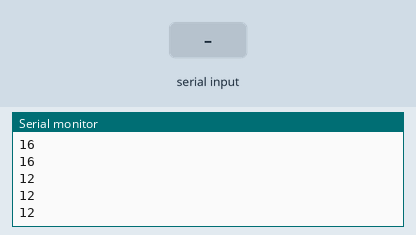
Simulated run of this sketch. Board: Arduino Uno, built with avr-gcc and run on an emulated ATmega328P. Parts: the last lines printed to the serial monitor. The test bench sets the inputs (shaded band).

Above: at 1.2 s.
1.3 s: "a" received over Serial
At 1.48 s:
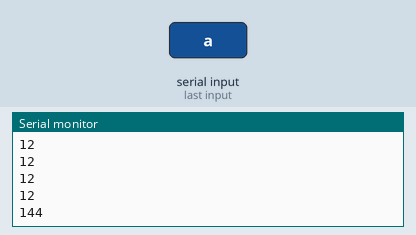
2.8 s: "C" received over Serial
At 2.98 s:
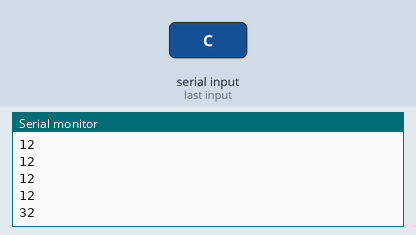
Timing chart, 0 to 5.8 s (numbered marks = the images above; inputs shaded):
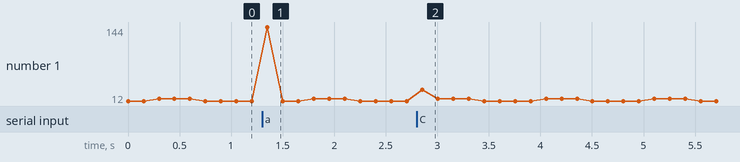

Measured:
- after the input at 1.3 s, the serial monitor: prints a new line after 0.05 s (image 1)
- after the input at 2.8 s, the serial monitor: prints a new line after 0.05 s (image 2)

The sketch:

SlaveComms.ino
```cpp
/*
 *
 * Serial communication between one master device and multiple slave devices.
 * Master requests information and the slaves respond in the format aXXXXXXXXXXX
 * Modified from code provided by Matt Little

 The unit will then send back the data in the following format:
  COMMANDS:
  Where XX is the device ID
  aXXCHIDYY---
  This will change the device ID from XX to YY

  aXXMID?-----
  Where XX is the slave device ID and MI is the message identifier. This will return the voltages as:
  aMIDDDDDDDDD

  multiple types of data can be requested by specifying A? B? C? D? etc in the message


*/


/************ External Libraries*****************************/

#include <stdlib.h>
#include <avr/pgmspace.h>  // Library for putting data into program memory
#include <EEPROM.h>        // For writing values to the EEPROM
#include <avr/eeprom.h>    // For writing values to EEPROM


char inByte;         // incoming serial char
//String str_buffer = "";  // This is the holder for the string which we will display
#define MAX_STRING 13      // Sets the maximum length of string
char stringBuffer[MAX_STRING];  // A buffer to hold the string when pulled from program memory

char deviceID[3]; // A buffer to hold the device ID

//int hiByte;      // These are used to store longer variables into EERPRPROM
//int loByte;


void setup() {
  Serial.begin(115200);

  // Read in the values from EEPROM
  // Read the device ID
  deviceID[0] = char(EEPROM.read(0));
  deviceID[1] = char(EEPROM.read(1));
  Serial.print("Device ID is: ");
  Serial.print(deviceID[0]);
  Serial.println(deviceID[1]);


}

void loop() {
  // put your main code here, to run repeatedly:
  long start = micros();
  getData();
  Serial.println(micros()-start);
  delay(150); //approximate delay of capacitance read (or 10 each)
}


void getData()
{
  // **********GET DATA*******************************************
  // We want to find the bit of interesting data in the serial data stream
  // As mentioned above, we are using LLAP for the data.
  // All the data arrives as serial commands via the serial interface.
  // All data is in format aXXMIDDDDDDD where XX is the device ID and MI is the message ID
  while (Serial.available() > 0)
  {
    inByte = Serial.read(); // Read whatever is happening on the serial port

    if(inByte=='a')    // If we see an 'a' then read in the next 11 chars into a buffer.
    {
      stringBuffer[0]=inByte;
      for(int i = 0; i<11;i++)  // Read in the next 11 chars - this is the data
      {
        inByte = Serial.read();
        stringBuffer[i+1]=inByte;
      }
      //Serial.println(str_buffer);  // TEST - print the str_buffer data (if it has arrived)
      sortData();
    }
  }
}

// **********************SORT DATA SUBROUTINE*****************************************
// This sub-routine takes the read-in data string (12 char, starting with a) and does what is required with it
// The str-buffer is global so we do not need to send it to the routine

void sortData()
{
  // We first want to check if the device ID matches.
  // If it does not then we disregard the command (as it was not meant for this device
  if((stringBuffer[1] == deviceID[0])&&(stringBuffer[2] == deviceID[1]))
  {
    // If yes then we can do further checks on ths data
    // This is where we do all of the checks on the incomming serial command:

    //Serial.println("OK");  // TEST - got into this routine
    // Change device ID:
    // Device ID
    // “aXXCHIDXXE--“
    // Where the last two values (XX) are the new device ID (from AA to ZZ).
    if((stringBuffer[3] == 'C')&&(stringBuffer[4] == 'H')&&(stringBuffer[5] == 'I')&&(stringBuffer[6] == 'D'))
    {
      // First check if the NEW device ID is within the allowable range (AA-ZZ)
      // to do this we can convert to an int and check if it is within the OK levels
      // A -> int is 65, Z -. int is 90
      // So our new device ID as an int must be between 65 and 90 for it to be valid
      if(65<=int(stringBuffer[7])&&int(stringBuffer[7])<=90&&65<=int(stringBuffer[8])&&int(stringBuffer[8])<=90)
      { // If is all OK then write the data
        // Change device ID
        Serial.print("Changing Device ID from ");
        Serial.print(deviceID);
        Serial.print(" to ");
        Serial.print(stringBuffer[7]);
        Serial.println(stringBuffer[8]);  // This will change the device ID
        deviceID[0] = stringBuffer[7];
        deviceID[1] = stringBuffer[8];
        // Also want to store this into EEPROM
        EEPROM.write(0, deviceID[0]);    // Do this seperately
        EEPROM.write(1, deviceID[1]);
      }
      else
      {
        //Serial.println("Invalid device ID");
     }
    }

     // Ask voltage set-point
    //  To ask the set-point we can send:
    //  “aXXV?-----“
    else if((stringBuffer[5] == 'H')&&(stringBuffer[6] == 'e'))
    //else
    {
      // Show voltage
      Serial.print("a");
      Serial.print(stringBuffer[3]); //the Message ID
      Serial.print(stringBuffer[4]);
      Serial.print(millis());
      Serial.print("----------");
      Serial.println("");
    }

     // Ask for currents
    //  To ask the set-point we can send:
    //  “aXXI?-----“


  }

}
```
